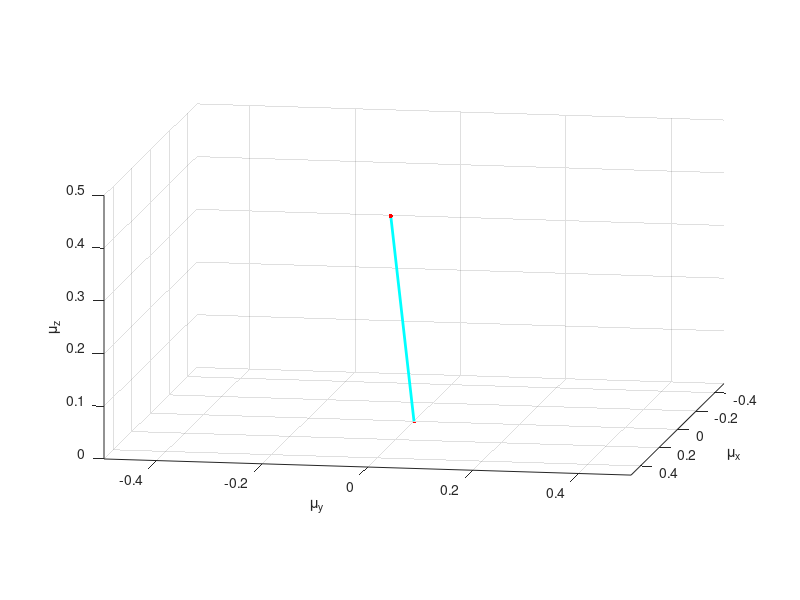

Source code (MATLAB): (Note: this script raises an error after producing the figure.)
clc
clear

%% animation of spin precession
% Initialize the spin vector
% magnitude in the unit of gamma*h_bar
mu = 1/2;
% set the initial direction in terms of polar and azimuthal angles
% polar angle
theta = pi/6;
% azimuthal angle
phi = 0;
% compute the Cartesian components of the vector
vecMu = mu*[cos(phi)*sin(theta) sin(phi)*sin(theta) cos(theta)]';

% set the precession frequency relative to the Larmor frequency
% in the unit of radian*kHz
omega = 2*pi;
% set the time increment (in the unit of ms)
deltaT = 0.01;
% set the number of time increments to animate
noOfSteps = 200;
% amount rotated in a time increment
deltaphi = 0.1;

%% Ploting

h1 = figure;
hold on;
axis equal;
view(100, 10);
xlabel('\mu_x');
ylabel('\mu_y');
zlabel('\mu_z');
xlim([-0.5 0.5]);
ylim([-0.5 0.5]);
zlim([0 0.5]);
grid on;

for i=0:noOfSteps-1
    plot3([0 vecMu(1)], [0 vecMu(2)], [0 vecMu(3)], 'c-','LineWidth',2);
    plot3([0 vecMu(1)], [0 vecMu(2)], [0 vecMu(3)], 'r.','MarkerSize',10);
    pause(0.05)
    vecMu = rotateZ(vecMu,deltaphi);
end

